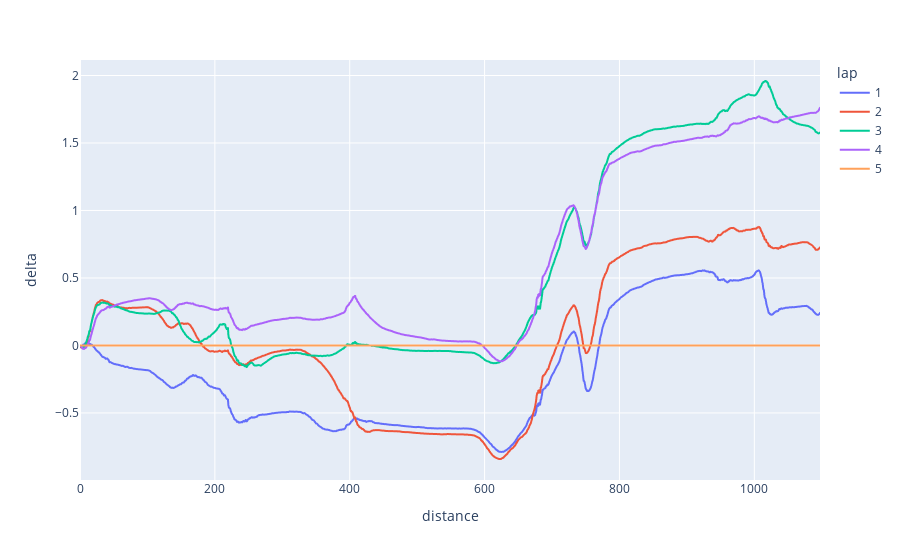

The notebook cell this image was saved under:
### Code cell
delta_by_lap = []
reference_lap = laps.get_lap(1)

for i in range(1, laps.laps_count() - 1):
    reference_lap.width = 5
    lap0 = reference_lap.resample(laps.get_lap(i), cs)
    lap1 = reference_lap.resample(laps.get_lap(5), cs)

    t0 = (
        np.array([lap0.points[i].time for i in range(len(lap0.points))])
        - lap0.points[0].time
    )
    t1 = (
        np.array([lap1.points[i].time for i in range(len(lap1.points))])
        - lap1.points[0].time
    )

    delta = t1 - t0

    delta_by_lap.append(
        pd.DataFrame(
            dict(
                lat=[lap0.points[i].point.lat for i in range(len(lap0.points))],
                lon=[lap0.points[i].point.lon for i in range(len(lap0.points))],
                distance=lap0.cum_distances,
                delta=delta,
                lap=i,
            )
        )
    )

delta_by_lap = pd.concat(delta_by_lap)

px.line(
    delta_by_lap,
    x="distance",
    y="delta",
    color="lap",
)

### Figure 1 — Plotly figure (JSON) as saved in the notebook; plotly's stock layout.template omitted (floating-point values rounded to 4 significant figures; data arrays with more than 128 entries replaced by an {"elided": "..."} marker saying what was removed)
{"data": [{"hovertemplate": "lap=1<br>distance=%{x}<br>delta=%{y}<extra></extra>", "legendgroup": "1", "line": {"color": "#636efa", "dash": "solid"}, "marker": {"symbol": "circle"}, "mode": "lines", "name": "1", "showlegend": true, "type": "scattergl", "x": {"elided": "1277 float values"}, "xaxis": "x", "y": {"elided": "1277 float values"}, "yaxis": "y"}, {"hovertemplate": "lap=2<br>distance=%{x}<br>delta=%{y}<extra></extra>", "legendgroup": "2", "line": {"color": "#EF553B", "dash": "solid"}, "marker": {"symbol": "circle"}, "mode": "lines", "name": "2", "showlegend": true, "type": "scattergl", "x": {"elided": "1277 float values"}, "xaxis": "x", "y": {"elided": "1277 float values"}, "yaxis": "y"}, {"hovertemplate": "lap=3<br>distance=%{x}<br>delta=%{y}<extra></extra>", "legendgroup": "3", "line": {"color": "#00cc96", "dash": "solid"}, "marker": {"symbol": "circle"}, "mode": "lines", "name": "3", "showlegend": true, "type": "scattergl", "x": {"elided": "1277 float values"}, "xaxis": "x", "y": {"elided": "1277 float values"}, "yaxis": "y"}, {"hovertemplate": "lap=4<br>distance=%{x}<br>delta=%{y}<extra></extra>", "legendgroup": "4", "line": {"color": "#ab63fa", "dash": "solid"}, "marker": {"symbol": "circle"}, "mode": "lines", "name": "4", "showlegend": true, "type": "scattergl", "x": {"elided": "1277 float values"}, "xaxis": "x", "y": {"elided": "1277 float values"}, "yaxis": "y"}, {"hovertemplate": "lap=5<br>distance=%{x}<br>delta=%{y}<extra></extra>", "legendgroup": "5", "line": {"color": "#FFA15A", "dash": "solid"}, "marker": {"symbol": "circle"}, "mode": "lines", "name": "5", "showlegend": true, "type": "scattergl", "x": {"elided": "1277 float values"}, "xaxis": "x", "y": {"elided": "1277 float values"}, "yaxis": "y"}], "layout": {"legend": {"title": {"text": "lap"}, "tracegroupgap": 0}, "margin": {"t": 60}, "xaxis": {"anchor": "y", "domain": [0, 1], "title": {"text": "distance"}}, "yaxis": {"anchor": "x", "domain": [0, 1], "title": {"text": "delta"}}}}
